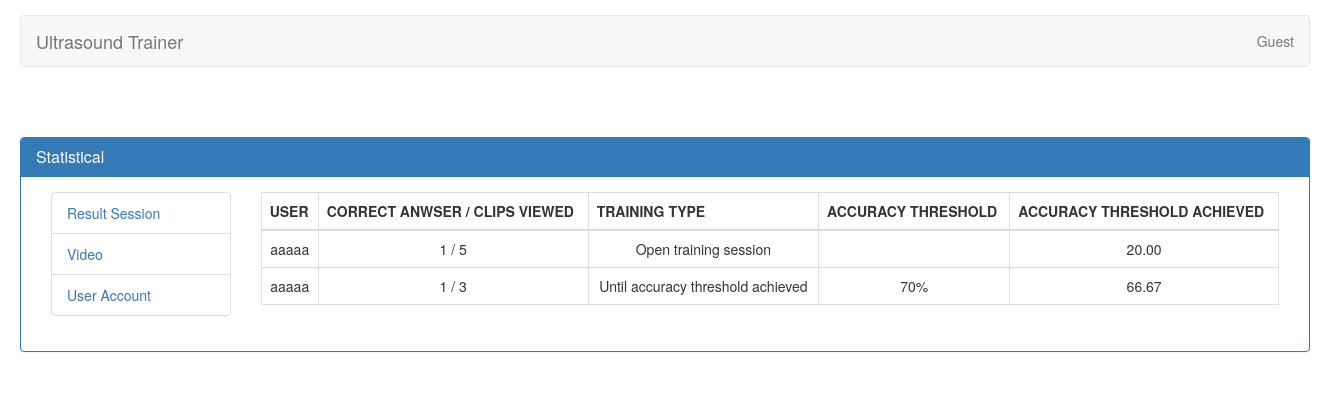
The page /statistical on the database as committed earlier.
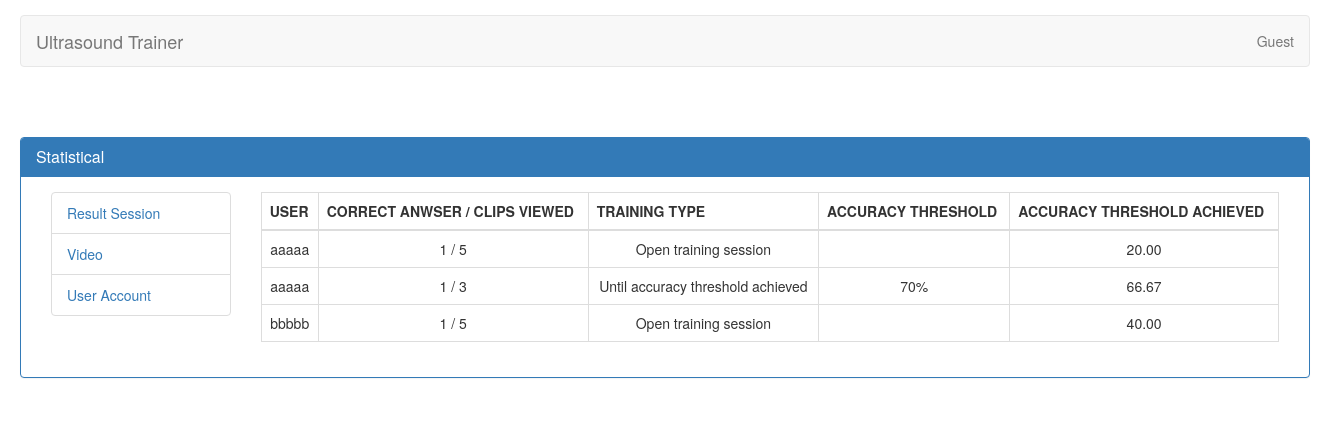
The same page on the database as committed later.
### servey/models.py (models this page shows, shortened)
class Result(models.Model):
    user = models.ForeignKey(User, related_name='user_result', on_delete=models.CASCADE)
    date = models.DateTimeField(default=datetime.datetime.utcnow, blank=True)
    close = models.BooleanField(default=False, verbose_name="Test is close?", blank=True)
    training_type = models.CharField(choices=TRAINING_TYPE, blank=True, null=True, max_length=255)
    accuracy = models.CharField(max_length=255, choices=ACCURACY_THRESHOLD, blank=True, null=True)
    created_at = models.DateTimeField(auto_now_add=True)
    updated_at = models.DateTimeField(auto_now=True)
    @property
    def get_user(self):
        return User.objects.get(pk=self.user_id)
    @property
    def total_anwser(self):
        return self.result_detail.count()
    @property
    def correct_anwser(self):
        return 1
    @property
    def accuracy_count(self):
        context = {}
        check = ResultDetail.objects.filter(result=self.id)
        if check is not None:
            count_question = ResultDetail.objects.filter(result=self.id).count()
            total_answer = ResultDetail.objects.filter(result=self.id)
            context['true'] = 0
            context['false'] = 0
            for query_answer in total_answer:
                video = query_answer.video.answer
                answer_result = query_answer.answer
                if video == answer_result:
                    context['true'] += 1
                else:
                    context['false'] += 1
            accuracy = format(Decimal(context['true'] * 100 / count_question), '.2f')
            return accuracy

class ResultDetail(models.Model):
    result = models.ForeignKey(Result, on_delete=models.CASCADE, null=True, related_name='result_detail',)
    video = models.ForeignKey(Video, blank=True, on_delete=models.CASCADE, related_name='video_result')
    answer = models.IntegerField(blank=True)
    created_at = models.DateTimeField(auto_now_add=True)
    updated_at = models.DateTimeField(auto_now=True)

class Video(models.Model):
    ANSWER_CHOICE = (
        (1, 'Normal'),
        (2, 'Moderately reduced',),
        (3, 'Severely reduced',)
    )
    path = models.FileField(blank=True, verbose_name="Upload video (mp4, mkv)", max_length=255, upload_to='videos/', validators=[validate_file_extension])
    title = models.TextField(blank=True, verbose_name="Title question")
    answer = models.IntegerField(choices=ANSWER_CHOICE, default=1)
    created_at = models.DateTimeField(auto_now_add=True)
    updated_at = models.DateTimeField(auto_now=True)

### servey/views.py (the view)
def result_session(request):
    context = {}
    total_result = Result.objects.all()
    total_video = Video.objects.all().values('id', 'answer')
    users = User.objects.filter(is_superuser=False)
    user_result = {}
    for user in users:
        user_result[user.id] = Result.objects.filter(user_id=user.id)
    print(total_video)
    context = {
        "total_result": total_result,
    }
    return render(request, 'statistical/result_session.html', context)

### templates/statistical/result_session.html
{% extends 'statistical/index.html' %}
{% block main %}
    <div class="col-md-10">
        <table class="table table-bordered table-hover">
            <thead>
            <tr>
                <th>USER</th>
                <th>CORRECT ANWSER / CLIPS VIEWED</th>
                <th>TRAINING TYPE</th>
                <th>ACCURACY THRESHOLD</th>
                <th>ACCURACY THRESHOLD ACHIEVED</th>
            </tr>
            </thead>
            <tbody>
                {% for item in total_result %}
                <tr class="text-center">
                    <td>{{ item.get_user.username }}</td>
                    <td>{{ item.correct_anwser }} / {{ item.total_anwser }}</td>
                    <td>{{ item.training_type }}</td>
                    <td>{{ item.accuracy }}</td>
                    <td>{{ item.accuracy_count }}</td>
                </tr>
                {% endfor %}
            </tbody>
        </table>
    </div>
{% endblock %}

Rows that differ between the two databases and show on the page:
added Result: get_user.username "bbbbb", correct_anwser "1", total_anwser "5", training_type "Open training session", accuracy_count "40.00"
